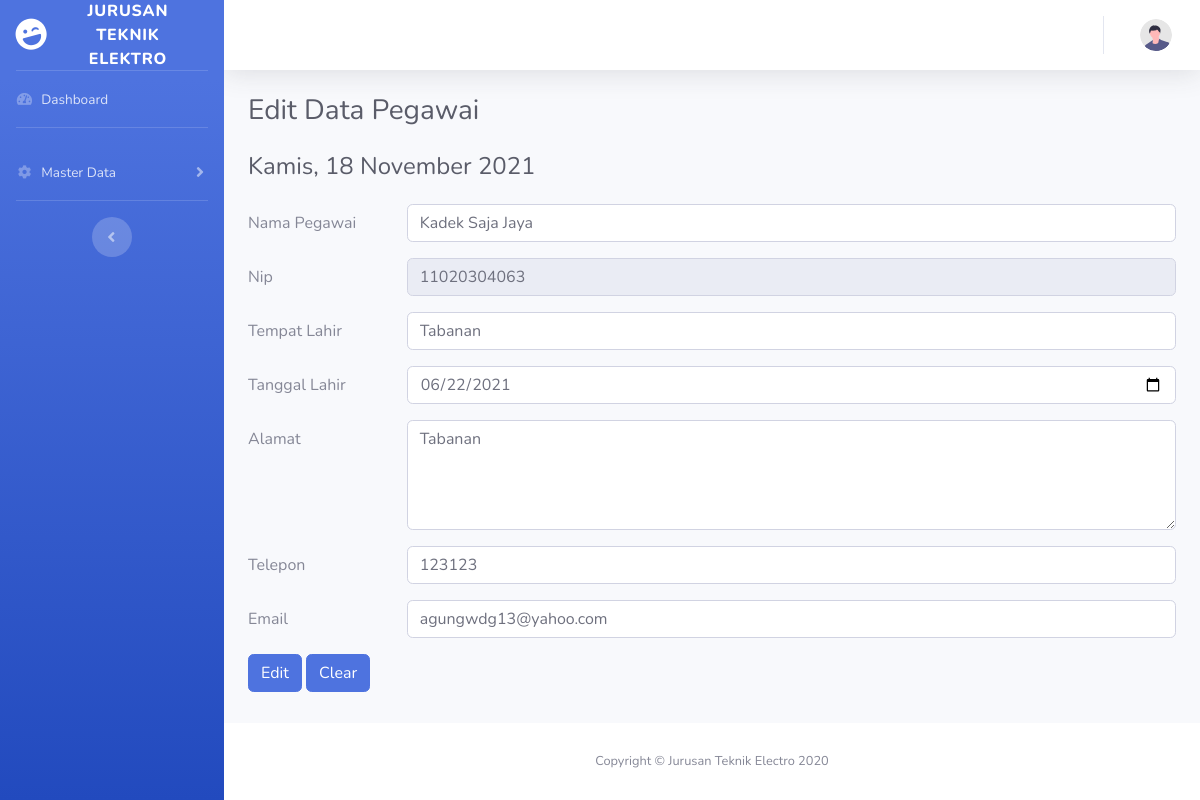
/pegawai/editpegawai.php?id=11020304063, run on the app's committed database.
### tables this page shows
CREATE TABLE `pegawai` (
  `nip_pegawai` varchar(20) NOT NULL,
  `nama_pegawai` varchar(100) NOT NULL,
  `tempatlahir_pegawai` varchar(100) NOT NULL,
  `tanggallahir_pegawai` date NOT NULL,
  `alamat_pegawai` text NOT NULL,
  `telepon_pegawai` varchar(20) NOT NULL,
  `email_pegawai` varchar(100) NOT NULL,
  `id_level` varchar(10) DEFAULT NULL
);

### pegawai/editpegawai.php (the view, shortened to what this page needs)
<!DOCTYPE html>
<html lang="en">
<head>
    <link href="../vendor/fontawesome-free/css/all.min.css" rel="stylesheet" type="text/css">
    <link href="../css/sb-admin-2.min.css" rel="stylesheet">
</head>
<body id="page-top">
    <?php
    include('../koneksi.php');
    ?>
    <div id="wrapper">
        <ul class="navbar-nav bg-gradient-primary sidebar sidebar-dark accordion" id="accordionSidebar">
            <a class="sidebar-brand d-flex align-items-center justify-content-center" href="index.html">
                <div class="sidebar-brand-icon rotate-n-15">
                    <i class="fas fa-laugh-wink"></i>
                </div>
                <div class="sidebar-brand-text mx-3">Jurusan Teknik Elektro <sup></sup></div>
            </a>
            <hr class="sidebar-divider my-0">
            <li class="nav-item">
                <a class="nav-link" href="indexpegawai.php">
                    <i class="fas fa-fw fa-tachometer-alt"></i>
                    <span>Dashboard</span></a>
            </li>
            <hr class="sidebar-divider">
            <li class="nav-item">
                <a class="nav-link collapsed" href="#" data-toggle="collapse" data-target="#collapseTwo"
                    aria-expanded="true" aria-controls="collapseTwo">
                    <i class="fas fa-fw fa-cog"></i>
                    <span>Master Data</span>
                </a>
            </li>
                   <hr class="sidebar-divider">
            <div class="text-center d-none d-md-inline">
                <button class="rounded-circle border-0" id="sidebarToggle"></button>
            </div>
        </ul>
        <div id="content-wrapper" class="d-flex flex-column">
            <div id="content">
                <nav class="navbar navbar-expand navbar-light bg-white topbar mb-4 static-top shadow">
                    <ul class="navbar-nav ml-auto">
                        <li class="nav-item dropdown no-arrow">
                            <a class="nav-link dropdown-toggle" href="#" id="userDropdown" role="button"
                                data-toggle="dropdown" aria-haspopup="true" aria-expanded="false">
                                <img class="img-profile rounded-circle"
                                    src="../img/undraw_profile.svg">
                            </a>
                        </li>
                    </ul>
                </nav>
                <div class="container-fluid">
                     <h1 class="h3 mb-4 text-gray-800">Edit Data Pegawai</h1>
                     <h1 class="h4 mb-4 text-gray-800"><?php $date=date('Y-m-d'); echo"".format_hari_tanggal($date); ?></h1>
                     <?php
		$id = $_GET['id'];
		$data = mysqli_query($koneksi, "select * from pegawai where nip_pegawai='$id'");
		$d= mysqli_fetch_array($data);
		?>
                     <form method="post" action="updatepegawai.php">
                     <div class="form-group row">
                        <label for="nmpgw" class="col-sm-2 col-form-label">Nama Pegawai</label>
                        <div class="col-sm-10">
                        <input type="text" class="form-control" name="namapgw" id="nmpgw" value="<?php echo"".$d['nama_pegawai']?>" required>
                        </div>
                    </div>
                    <div class="form-group row">
                        <label for="nip" class="col-sm-2 col-form-label">Nip</label>
                        <div class="col-sm-10">
                        <input type="text" class="form-control" name="nip" id="nip" value="<?php echo"".$d['nip_pegawai']?>" readonly required>
                        </div>
                    </div>
                    <div class="form-group row">
                        <label for="tmptlhr" class="col-sm-2 col-form-label">Tempat Lahir</label>
                        <div class="col-sm-10">
                        <input type="text" class="form-control" name="tempatlahir" id="tmptlhr" value="<?php echo"".$d['tempatlahir_pegawai']?>" required>
                        </div>
                    </div>
                    <div class="form-group row">
                        <label for="tgllhr" class="col-sm-2 col-form-label">Tanggal Lahir</label>
                        <div class="col-sm-10">
                        <input type="date" class="form-control" name="datelahir" value="<?php echo"".$d['tanggallahir_pegawai']?>" id="tgllhr" required>
                        </div>
                    </div>
                    <div class="form-group row">
                        <label for="alamat" class="col-sm-2 col-form-label">Alamat</label>
                        <div class="col-sm-10">
                        <textarea  class="form-control" name="alamat" id="alamat" rows="4" cols="69" placeholder="Silahkan Tulis Alamat Anda!" required><?php echo"".$d['alamat_pegawai']?></textarea>
                        </div>
                    </div>
                    <div class="form-group row">
                        <label for="telp" class="col-sm-2 col-form-label">Telepon</label>
                        <div class="col-sm-10">
                        <input type="text" class="form-control" name="notelp" id="telp" value="<?php echo"".$d['telepon_pegawai']?>" required>
                        </div>
                    </div>
                    <div class="form-group row">
                        <label for="telp" class="col-sm-2 col-form-label">Email</label>
                        <div class="col-sm-10">
                        <input type="text" class="form-control" name="email"  value="<?php echo"".$d['email_pegawai']?>" id="email" required>
                        </div>
                    </div>
                    <div class="form-group row">
                        <div class="col-sm-10">
                        <input type="submit" class="btn btn-primary" value="Edit">
                        <Input  class="btn btn-primary" type="button" value="Clear" onclick="javascript:eraseText();"></td>
                        </div>
                    </div>
            </form>
                </div>
            </div>
            <footer class="sticky-footer bg-white">
                <div class="container my-auto">
                    <div class="copyright text-center my-auto">
                        <span>Copyright &copy; Jurusan Teknik Electro 2020</span>
                    </div>
                </div>
            </footer>
        </div>
    </div>
<?php
function format_hari_tanggal($waktu)
{
    $hari_array = array(
        'Minggu',
        'Senin',
        'Selasa',
        'Rabu',
        'Kamis',
        'Jumat',
        'Sabtu'
    );
    $hr = date('w', strtotime($waktu));
    $hari = $hari_array[$hr];
    $tanggal = date('j', strtotime($waktu));
    $bulan_array = array(
        1 => 'Januari',
        2 => 'Februari',
        3 => 'Maret',
        4 => 'April',
        5 => 'Mei',
        6 => 'Juni',
        7 => 'Juli',
        8 => 'Agustus',
        9 => 'September',
        10 => 'Oktober',
        11 => 'November',
        12 => 'Desember',
    );
    $bl = date('n', strtotime($waktu));
    $bulan = $bulan_array[$bl];
    $tahun = date('Y', strtotime($waktu));
    return "$hari, $tanggal $bulan $tahun";
}
?>
</body>
</html>

### data on the page
pegawai: namapgw "Kadek Saja Jaya", nip "11020304063", tempatlahir "Tabanan", datelahir "06/22/2021", alamat "Tabanan", notelp "123123", email "agungwdg13@yahoo.com"
